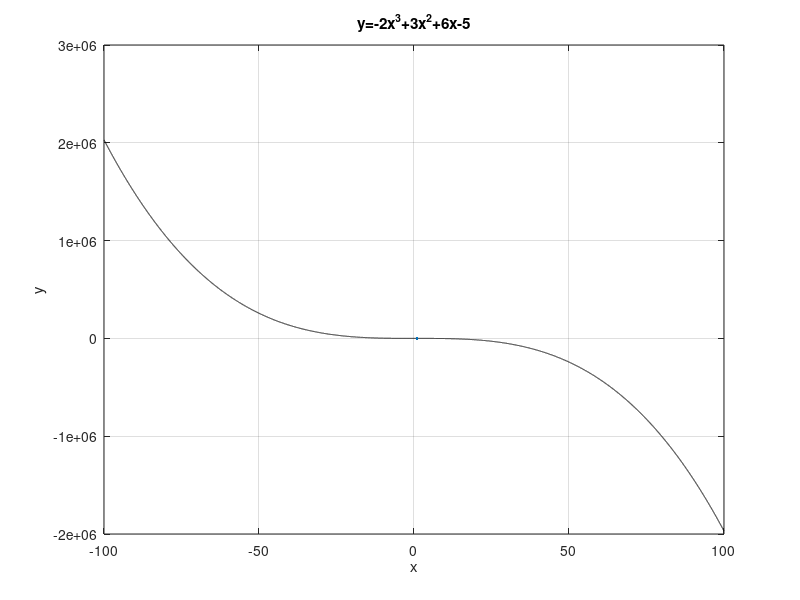

Write the MATLAB code that produced this figure.
x=-100:0.01:100;
coefficients=[-2,3,6,-5];
y=polyval(coefficients,x);
figure(1)
    plot(x,y,"k",LineWidth=2)
    grid on
    title("y=-2x^3+3x^2+6x-5")
    xlabel("x")
    ylabel("y")